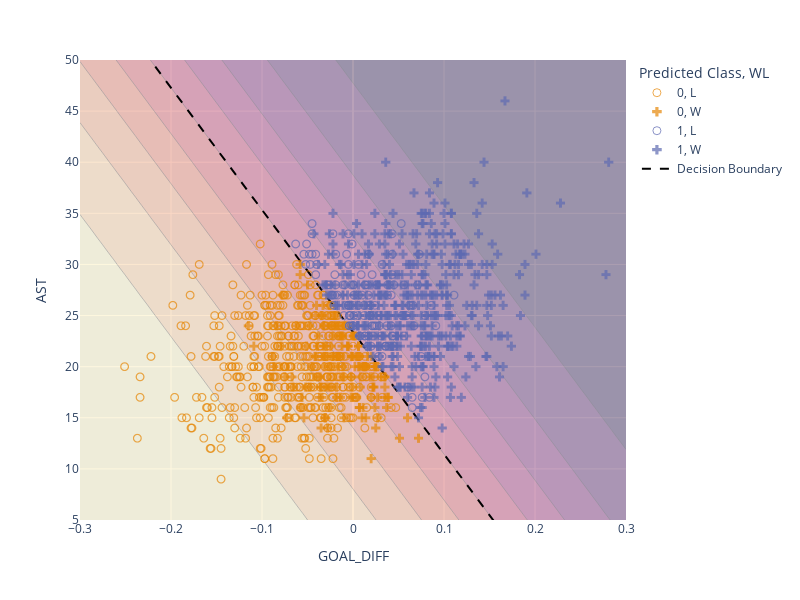

Notebook code for this chart:
### Markdown cell above
Adding the probabilities to the plot

### Code cell
goal_diff, ast = np.meshgrid(np.linspace(-0.3, 0.3, 50), np.linspace(5, 50, 50))
pred_grid = pd.DataFrame({"GOAL_DIFF": np.ravel(goal_diff), "AST": np.ravel(ast)})
pred_grid['Probability'] = two_feature_model.predict_proba(pred_grid)[:, 1]
# fig = go.Figure()
fig.add_contour(x=pred_grid['GOAL_DIFF'], y=pred_grid['AST'], z=pred_grid['Probability'],
                showscale=False, opacity=0.4, colorscale="Matter")

### Figure 1 — Plotly figure (JSON) as saved in the notebook; plotly's stock layout.template omitted (floating-point values rounded to 4 significant figures; data arrays with more than 128 entries replaced by an {"elided": "..."} marker saying what was removed)
{"data": [{"customdata": {"elided": "495x2 str values"}, "hovertemplate": "Predicted Class=0<br>WL=L<br>GOAL_DIFF=%{x}<br>AST=%{y}<br>TEAM_NAME=%{customdata[0]}<br>TEAM_NAME_OPP=%{customdata[1]}<extra></extra>", "legendgroup": "0, L", "marker": {"color": "rgb(229, 134, 6)", "opacity": 0.7, "size": 8, "symbol": "circle-open"}, "mode": "markers", "name": "0, L", "showlegend": true, "type": "scattergl", "x": {"elided": "495 float values"}, "xaxis": "x", "y": {"elided": "495 int values"}, "yaxis": "y"}, {"customdata": {"elided": "146x2 str values"}, "hovertemplate": "Predicted Class=0<br>WL=W<br>GOAL_DIFF=%{x}<br>AST=%{y}<br>TEAM_NAME=%{customdata[0]}<br>TEAM_NAME_OPP=%{customdata[1]}<extra></extra>", "legendgroup": "0, W", "marker": {"color": "rgb(229, 134, 6)", "opacity": 0.7, "size": 8, "symbol": "cross"}, "mode": "markers", "name": "0, W", "showlegend": true, "type": "scattergl", "x": {"elided": "146 float values"}, "xaxis": "x", "y": {"elided": "146 int values"}, "yaxis": "y"}, {"customdata": {"elided": "130x2 str values"}, "hovertemplate": "Predicted Class=1<br>WL=L<br>GOAL_DIFF=%{x}<br>AST=%{y}<br>TEAM_NAME=%{customdata[0]}<br>TEAM_NAME_OPP=%{customdata[1]}<extra></extra>", "legendgroup": "1, L", "marker": {"color": "rgb(93, 105, 177)", "opacity": 0.7, "size": 8, "symbol": "circle-open"}, "mode": "markers", "name": "1, L", "showlegend": true, "type": "scattergl", "x": {"elided": "130 float values"}, "xaxis": "x", "y": {"elided": "130 int values"}, "yaxis": "y"}, {"customdata": {"elided": "459x2 str values"}, "hovertemplate": "Predicted Class=1<br>WL=W<br>GOAL_DIFF=%{x}<br>AST=%{y}<br>TEAM_NAME=%{customdata[0]}<br>TEAM_NAME_OPP=%{customdata[1]}<extra></extra>", "legendgroup": "1, W", "marker": {"color": "rgb(93, 105, 177)", "opacity": 0.7, "size": 8, "symbol": "cross"}, "mode": "markers", "name": "1, W", "showlegend": true, "type": "scattergl", "x": {"elided": "459 float values"}, "xaxis": "x", "y": {"elided": "459 int values"}, "yaxis": "y"}, {"line": {"color": "black", "dash": "dash"}, "mode": "lines", "name": "Decision Boundary", "type": "scatter", "x": [-0.3, -0.2939, -0.2879, -0.2818, -0.2758, -0.2697, -0.2636, -0.2576, -0.2515, -0.2455, -0.2394, -0.2333, -0.2273, -0.2212, -0.2152, -0.2091, -0.203, -0.197, -0.1909, -0.1848, -0.1788, -0.1727, -0.1667, -0.1606, -0.1545, -0.1485, -0.1424, -0.1364, -0.1303, -0.1242, -0.1182, -0.1121, -0.1061, -0.1, -0.09394, -0.08788, -0.08182, -0.07576, -0.0697, -0.06364, -0.05758, -0.05152, -0.04545, -0.03939, -0.03333, -0.02727, -0.02121, -0.01515, -0.009091, -0.00303, 0.00303, 0.009091, 0.01515, 0.02121, 0.02727, 0.03333, 0.03939, 0.04545, 0.05152, 0.05758, 0.06364, 0.0697, 0.07576, 0.08182, 0.08788, 0.09394, 0.1, 0.1061, 0.1121, 0.1182, 0.1242, 0.1303, 0.1364, 0.1424, 0.1485, 0.1545, 0.1606, 0.1667, 0.1727, 0.1788, 0.1848, 0.1909, 0.197, 0.203, 0.2091, 0.2152, 0.2212, 0.2273, 0.2333, 0.2394, 0.2455, 0.2515, 0.2576, 0.2636, 0.2697, 0.2758, 0.2818, 0.2879, 0.2939, 0.3], "y": [59.23, 58.51, 57.79, 57.06, 56.34, 55.61, 54.89, 54.17, 53.44, 52.72, 51.99, 51.27, 50.55, 49.82, 49.1, 48.37, 47.65, 46.93, 46.2, 45.48, 44.75, 44.03, 43.31, 42.58, 41.86, 41.13, 40.41, 39.68, 38.96, 38.24, 37.51, 36.79, 36.06, 35.34, 34.62, 33.89, 33.17, 32.44, 31.72, 31.0, 30.27, 29.55, 28.82, 28.1, 27.38, 26.65, 25.93, 25.2, 24.48, 23.76, 23.03, 22.31, 21.58, 20.86, 20.13, 19.41, 18.69, 17.96, 17.24, 16.51, 15.79, 15.07, 14.34, 13.62, 12.89, 12.17, 11.45, 10.72, 9.998, 9.274, 8.55, 7.826, 7.102, 6.378, 5.654, 4.929, 4.205, 3.481, 2.757, 2.033, 1.309, 0.585, -0.1391, -0.8631, -1.587, -2.311, -3.035, -3.759, -4.483, -5.208, -5.932, -6.656, -7.38, -8.104, -8.828, -9.552, -10.28, -11.0, -11.72, -12.45]}, {"autocontour": true, "colorscale": [[0, "rgb(253, 237, 176)"], [0.09091, "rgb(250, 205, 145)"], [0.1818, "rgb(246, 173, 119)"], [0.2727, "rgb(240, 142, 98)"], [0.3636, "rgb(231, 109, 84)"], [0.4545, "rgb(216, 80, 83)"], [0.5455, "rgb(195, 56, 90)"], [0.6364, "rgb(168, 40, 96)"], [0.7273, "rgb(138, 29, 99)"], [0.8182, "rgb(107, 24, 93)"], [0.9091, "rgb(76, 21, 80)"], [1, "rgb(47, 15, 61)"]], "contours": {"end": 0.9, "size": 0.1, "start": 0.1}, "opacity": 0.4, "showscale": false, "type": "contour", "x": {"elided": "2500 float values"}, "y": {"elided": "2500 float values"}, "z": {"elided": "2500 float values"}}], "layout": {"height": 600, "legend": {"title": {"text": "Predicted Class, WL"}, "tracegroupgap": 0}, "margin": {"t": 60}, "width": 800, "xaxis": {"anchor": "y", "domain": [0, 1], "range": [-0.3, 0.3], "title": {"text": "GOAL_DIFF"}, "type": "linear"}, "yaxis": {"anchor": "x", "domain": [0, 1], "range": [5, 50], "title": {"text": "AST"}, "type": "linear"}}}
